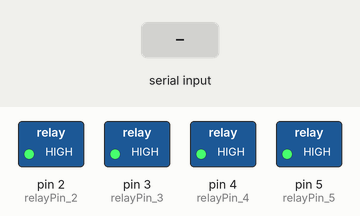
Simulated run of this sketch. Board: Arduino Uno, built with avr-gcc and run on an emulated ATmega328P. Shown: switched loads named in the sketch (green lamp = pin HIGH). Inputs (shaded band) come from the test bench.

Above: at 1.2 s.
1.3 s: "2.0\n" received over Serial
At 2.4 s:
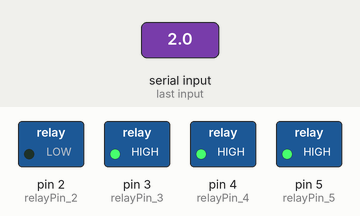
2.8 s: "3.0\n" received over Serial
At 3.5 s:
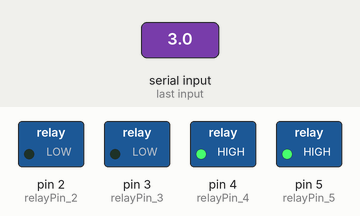
4.3 s: "2.1\n" received over Serial
At 4.7 s:
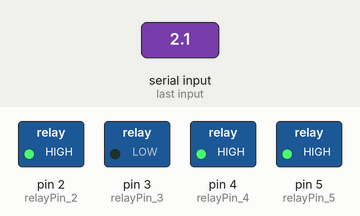
5.8 s: "4.0\n" received over Serial
At 7.0 s:
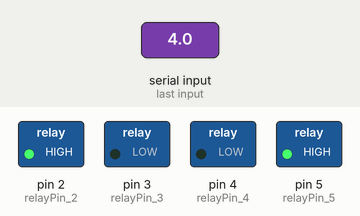
7.3 s: "3.1\n" received over Serial
At 8.2 s:
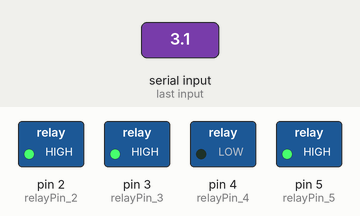
8.8 s: "5.0\n" received over Serial
At 9.3 s:
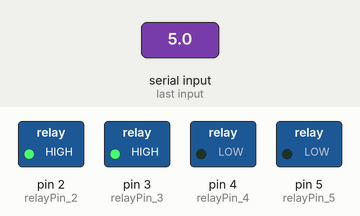
Timing chart, 0 to 11.3 s (numbered marks = the images above; inputs shaded):
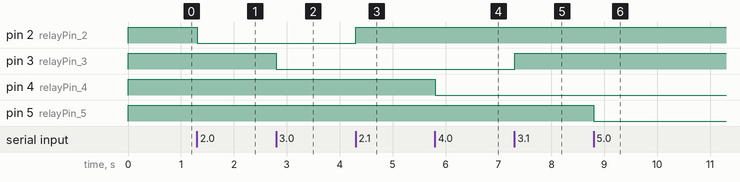

The sketch:

Arduino_control_gpt.ino
```cpp
int relayPin_2 = 2; // Pin connected to the relay
int relayPin_3 = 3; // Pin connected to the relay
int relayPin_4 = 4; // Pin connected to the relay
int relayPin_5 = 5; // Pin connected to the relay


void setup() {
  pinMode(relayPin_2, OUTPUT);
  digitalWrite(relayPin_2, HIGH); // Start with the relay off

  pinMode(relayPin_3, OUTPUT);
  digitalWrite(relayPin_3, HIGH); // Start with the relay off

  pinMode(relayPin_4, OUTPUT);
  digitalWrite(relayPin_4, HIGH); // Start with the relay off

  pinMode(relayPin_5, OUTPUT);
  digitalWrite(relayPin_5, HIGH); // Start with the relay off

  Serial.begin(9600); // Begin serial communication at a baud rate of 9600
}

void loop() {
  if (Serial.available() > 0) {
    String command = Serial.readStringUntil('\n');
    if (command == "2.1") {
      digitalWrite(relayPin_2, HIGH); // Turn relay 2 on
    }
    else if (command == "2.0") {
      digitalWrite(relayPin_2, LOW); // Turn relay 2 off
    }
    else if (command == "3.1") {
      digitalWrite(relayPin_3, HIGH); // Turn relay 3 on
    }
    else if (command == "3.0") {
      digitalWrite(relayPin_3, LOW); // Turn relay 3 off
    }
    else if (command == "4.1") {
      digitalWrite(relayPin_4, HIGH); // Turn relay 4 on
    }
    else if (command == "4.0") {
      digitalWrite(relayPin_4, LOW); // Turn relay 4 off
    }
    else if (command == "5.1") {
      digitalWrite(relayPin_5, HIGH); // Turn relay 5 on
    }
    else if (command == "5.0") {
      digitalWrite(relayPin_5, LOW); // Turn relay 5 off
  }
  }
}
```

Measured:
- after the input at 1.3 s, pin 2 (relayPin_2): HIGH → LOW at once
- after the input at 2.8 s, pin 3 (relayPin_3): HIGH → LOW at once
- after the input at 4.3 s, pin 2 (relayPin_2): LOW → HIGH at once
- after the input at 5.8 s, pin 4 (relayPin_4): HIGH → LOW at once
- after the input at 7.3 s, pin 3 (relayPin_3): LOW → HIGH at once
- after the input at 8.8 s, pin 5 (relayPin_5): HIGH → LOW at once
